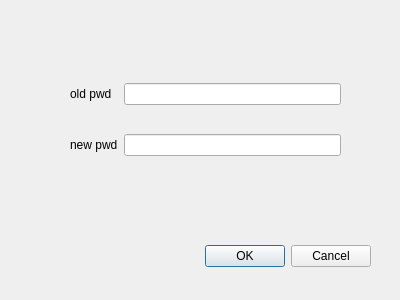
<?xml version="1.0" encoding="UTF-8"?>
<ui version="4.0">
 <class>ChangePassword</class>
 <widget class="QDialog" name="ChangePassword">
  <property name="geometry">
   <rect>
    <x>0</x>
    <y>0</y>
    <width>400</width>
    <height>300</height>
   </rect>
  </property>
  <property name="windowTitle">
   <string>Dialog</string>
  </property>
  <widget class="QDialogButtonBox" name="buttonBox">
   <property name="geometry">
    <rect>
     <x>30</x>
     <y>240</y>
     <width>341</width>
     <height>32</height>
    </rect>
   </property>
   <property name="orientation">
    <enum>Qt::Horizontal</enum>
   </property>
   <property name="standardButtons">
    <set>QDialogButtonBox::Cancel|QDialogButtonBox::Ok</set>
   </property>
  </widget>
  <widget class="QWidget" name="gridLayoutWidget">
   <property name="geometry">
    <rect>
     <x>70</x>
     <y>60</y>
     <width>271</width>
     <height>121</height>
    </rect>
   </property>
   <layout class="QGridLayout" name="gridLayout">
    <item row="1" column="0">
     <widget class="QLabel" name="label_2">
      <property name="text">
       <string>new pwd</string>
      </property>
     </widget>
    </item>
    <item row="1" column="1">
     <widget class="QLineEdit" name="lineEdit_2"/>
    </item>
    <item row="0" column="0">
     <widget class="QLabel" name="label">
      <property name="text">
       <string>old pwd</string>
      </property>
     </widget>
    </item>
    <item row="0" column="1">
     <widget class="QLineEdit" name="lineEdit"/>
    </item>
   </layout>
  </widget>
 </widget>
 <resources/>
 <connections>
  <connection>
   <sender>buttonBox</sender>
   <signal>accepted()</signal>
   <receiver>ChangePassword</receiver>
   <slot>accept()</slot>
   <hints>
    <hint type="sourcelabel">
     <x>248</x>
     <y>254</y>
    </hint>
    <hint type="destinationlabel">
     <x>157</x>
     <y>274</y>
    </hint>
   </hints>
  </connection>
  <connection>
   <sender>buttonBox</sender>
   <signal>rejected()</signal>
   <receiver>ChangePassword</receiver>
   <slot>reject()</slot>
   <hints>
    <hint type="sourcelabel">
     <x>316</x>
     <y>260</y>
    </hint>
    <hint type="destinationlabel">
     <x>286</x>
     <y>274</y>
    </hint>
   </hints>
  </connection>
 </connections>
</ui>
